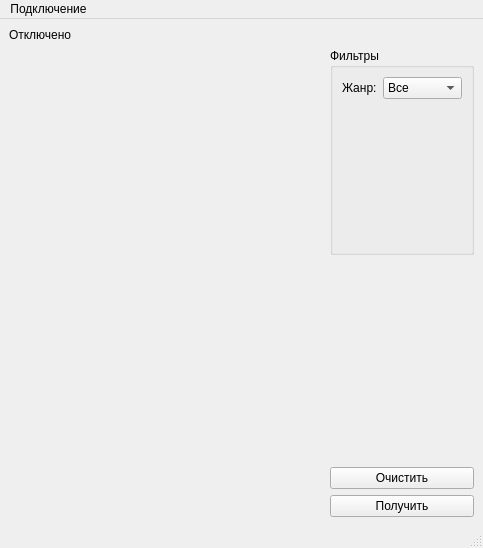
<?xml version="1.0" encoding="UTF-8"?>
<ui version="4.0">
 <class>MainWindow</class>
 <widget class="QMainWindow" name="MainWindow">
  <property name="geometry">
   <rect>
    <x>0</x>
    <y>0</y>
    <width>483</width>
    <height>548</height>
   </rect>
  </property>
  <property name="sizePolicy">
   <sizepolicy hsizetype="Preferred" vsizetype="Expanding">
    <horstretch>0</horstretch>
    <verstretch>0</verstretch>
   </sizepolicy>
  </property>
  <property name="windowTitle">
   <string>MainWindow</string>
  </property>
  <widget class="QWidget" name="centralwidget">
   <layout class="QGridLayout" name="gridLayout">
    <item row="2" column="1">
     <spacer name="verticalSpacer">
      <property name="orientation">
       <enum>Qt::Orientation::Vertical</enum>
      </property>
      <property name="sizeType">
       <enum>QSizePolicy::Policy::Minimum</enum>
      </property>
      <property name="sizeHint" stdset="0">
       <size>
        <width>20</width>
        <height>40</height>
       </size>
      </property>
     </spacer>
    </item>
    <item row="4" column="1">
     <widget class="QPushButton" name="pb_request">
      <property name="sizePolicy">
       <sizepolicy hsizetype="Minimum" vsizetype="Maximum">
        <horstretch>0</horstretch>
        <verstretch>0</verstretch>
       </sizepolicy>
      </property>
      <property name="text">
       <string>Получить</string>
      </property>
     </widget>
    </item>
    <item row="1" column="1">
     <widget class="QGroupBox" name="gb_filters">
      <property name="sizePolicy">
       <sizepolicy hsizetype="Preferred" vsizetype="Minimum">
        <horstretch>0</horstretch>
        <verstretch>0</verstretch>
       </sizepolicy>
      </property>
      <property name="title">
       <string>Фильтры</string>
      </property>
      <layout class="QFormLayout" name="formLayout">
       <item row="0" column="0">
        <widget class="QLabel" name="lb_category">
         <property name="text">
          <string>Жанр:</string>
         </property>
        </widget>
       </item>
       <item row="0" column="1">
        <widget class="QComboBox" name="cb_category">
         <item>
          <property name="text">
           <string>Все</string>
          </property>
         </item>
         <item>
          <property name="text">
           <string>Комедия</string>
          </property>
         </item>
         <item>
          <property name="text">
           <string>Ужасы</string>
          </property>
         </item>
        </widget>
       </item>
      </layout>
     </widget>
    </item>
    <item row="1" column="0" rowspan="2">
     <layout class="QVBoxLayout" name="lay_Table">
      <item>
       <spacer name="horizontalSpacer">
        <property name="orientation">
         <enum>Qt::Orientation::Horizontal</enum>
        </property>
        <property name="sizeHint" stdset="0">
         <size>
          <width>40</width>
          <height>20</height>
         </size>
        </property>
       </spacer>
      </item>
     </layout>
    </item>
    <item row="3" column="1">
     <widget class="QPushButton" name="pb_clear">
      <property name="sizePolicy">
       <sizepolicy hsizetype="Minimum" vsizetype="Maximum">
        <horstretch>0</horstretch>
        <verstretch>0</verstretch>
       </sizepolicy>
      </property>
      <property name="text">
       <string>Очистить</string>
      </property>
     </widget>
    </item>
    <item row="0" column="0">
     <widget class="QLabel" name="lb_statusConnect">
      <property name="sizePolicy">
       <sizepolicy hsizetype="Preferred" vsizetype="Maximum">
        <horstretch>0</horstretch>
        <verstretch>0</verstretch>
       </sizepolicy>
      </property>
      <property name="text">
       <string>Отключено</string>
      </property>
     </widget>
    </item>
   </layout>
  </widget>
  <widget class="QMenuBar" name="menubar">
   <property name="geometry">
    <rect>
     <x>0</x>
     <y>0</y>
     <width>483</width>
     <height>21</height>
    </rect>
   </property>
   <widget class="QMenu" name="menu">
    <property name="title">
     <string>Подключение</string>
    </property>
    <addaction name="act_addData"/>
    <addaction name="separator"/>
    <addaction name="act_connect"/>
   </widget>
   <addaction name="menu"/>
  </widget>
  <widget class="QStatusBar" name="statusbar"/>
  <action name="act_connect">
   <property name="text">
    <string>Подключиться</string>
   </property>
  </action>
  <action name="act_addData">
   <property name="text">
    <string>Ввести данные</string>
   </property>
  </action>
 </widget>
 <resources/>
 <connections/>
</ui>
